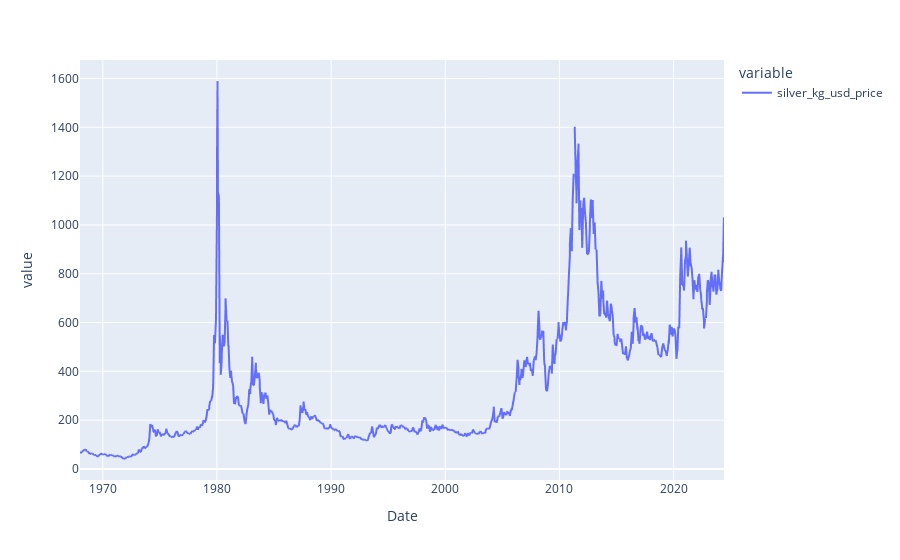

Notebook cell for this chart:
### Code cell
silver.silver_kg_usd_price.plot()

### Figure 1 — Plotly figure (JSON) as saved in the notebook; plotly's stock layout.template omitted (floating-point values rounded to 4 significant figures; data arrays with more than 128 entries replaced by an {"elided": "..."} marker saying what was removed)
{"data": [{"hovertemplate": "variable=silver_kg_usd_price<br>Date=%{x}<br>value=%{y}<extra></extra>", "legendgroup": "silver_kg_usd_price", "line": {"color": "#636efa", "dash": "solid"}, "marker": {"symbol": "circle"}, "mode": "lines", "name": "silver_kg_usd_price", "showlegend": true, "type": "scattergl", "x": {"elided": "1178 str values"}, "xaxis": "x", "y": {"elided": "1178 float values"}, "yaxis": "y"}], "layout": {"legend": {"title": {"text": "variable"}, "tracegroupgap": 0}, "margin": {"t": 60}, "xaxis": {"anchor": "y", "domain": [0, 1], "title": {"text": "Date"}}, "yaxis": {"anchor": "x", "domain": [0, 1], "title": {"text": "value"}}}}
